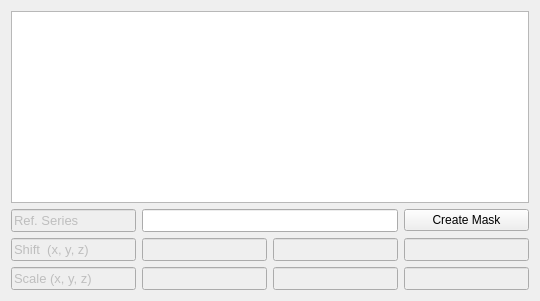
          <widget class="QWidget" name="tab_39">
           <attribute name="title">
            <string>STRUCT</string>
           </attribute>
           <layout class="QGridLayout" name="gridLayout_47">
            <item row="2" column="2">
             <widget class="QLineEdit" name="lineEdit_69">
              <property name="enabled">
               <bool>false</bool>
              </property>
              <property name="font">
               <font>
                <pointsize>10</pointsize>
               </font>
              </property>
             </widget>
            </item>
            <item row="2" column="3">
             <widget class="QLineEdit" name="lineEdit_68">
              <property name="enabled">
               <bool>false</bool>
              </property>
              <property name="font">
               <font>
                <pointsize>10</pointsize>
               </font>
              </property>
             </widget>
            </item>
            <item row="2" column="1">
             <widget class="QLineEdit" name="lineEdit_70">
              <property name="enabled">
               <bool>false</bool>
              </property>
              <property name="font">
               <font>
                <pointsize>10</pointsize>
               </font>
              </property>
             </widget>
            </item>
            <item row="2" column="0">
             <widget class="QLineEdit" name="lineEdit_67">
              <property name="enabled">
               <bool>false</bool>
              </property>
              <property name="font">
               <font>
                <pointsize>10</pointsize>
               </font>
              </property>
              <property name="text">
               <string>Shift  (x, y, z)</string>
              </property>
             </widget>
            </item>
            <item row="0" column="0" colspan="4">
             <widget class="QListWidget" name="STRUCTlist"/>
            </item>
            <item row="1" column="0">
             <widget class="QLineEdit" name="lineEdit_66">
              <property name="enabled">
               <bool>false</bool>
              </property>
              <property name="font">
               <font>
                <pointsize>10</pointsize>
               </font>
              </property>
              <property name="text">
               <string>Ref. Series</string>
              </property>
             </widget>
            </item>
            <item row="3" column="0">
             <widget class="QLineEdit" name="lineEdit_71">
              <property name="enabled">
               <bool>false</bool>
              </property>
              <property name="font">
               <font>
                <pointsize>10</pointsize>
               </font>
              </property>
              <property name="text">
               <string>Scale (x, y, z)</string>
              </property>
             </widget>
            </item>
            <item row="3" column="1">
             <widget class="QLineEdit" name="lineEdit_72">
              <property name="enabled">
               <bool>false</bool>
              </property>
              <property name="font">
               <font>
                <pointsize>10</pointsize>
               </font>
              </property>
             </widget>
            </item>
            <item row="3" column="2">
             <widget class="QLineEdit" name="lineEdit_73">
              <property name="enabled">
               <bool>false</bool>
              </property>
              <property name="font">
               <font>
                <pointsize>10</pointsize>
               </font>
              </property>
             </widget>
            </item>
            <item row="3" column="3">
             <widget class="QLineEdit" name="lineEdit_74">
              <property name="enabled">
               <bool>false</bool>
              </property>
              <property name="font">
               <font>
                <pointsize>10</pointsize>
               </font>
              </property>
             </widget>
            </item>
            <item row="1" column="3">
             <widget class="QPushButton" name="CreateMask_Structures">
              <property name="text">
               <string>Create Mask</string>
              </property>
             </widget>
            </item>
            <item row="1" column="1" colspan="2">
             <widget class="QLineEdit" name="StructRefSeries">
              <property name="font">
               <font>
                <pointsize>10</pointsize>
               </font>
              </property>
             </widget>
            </item>
           </layout>
          </widget>
